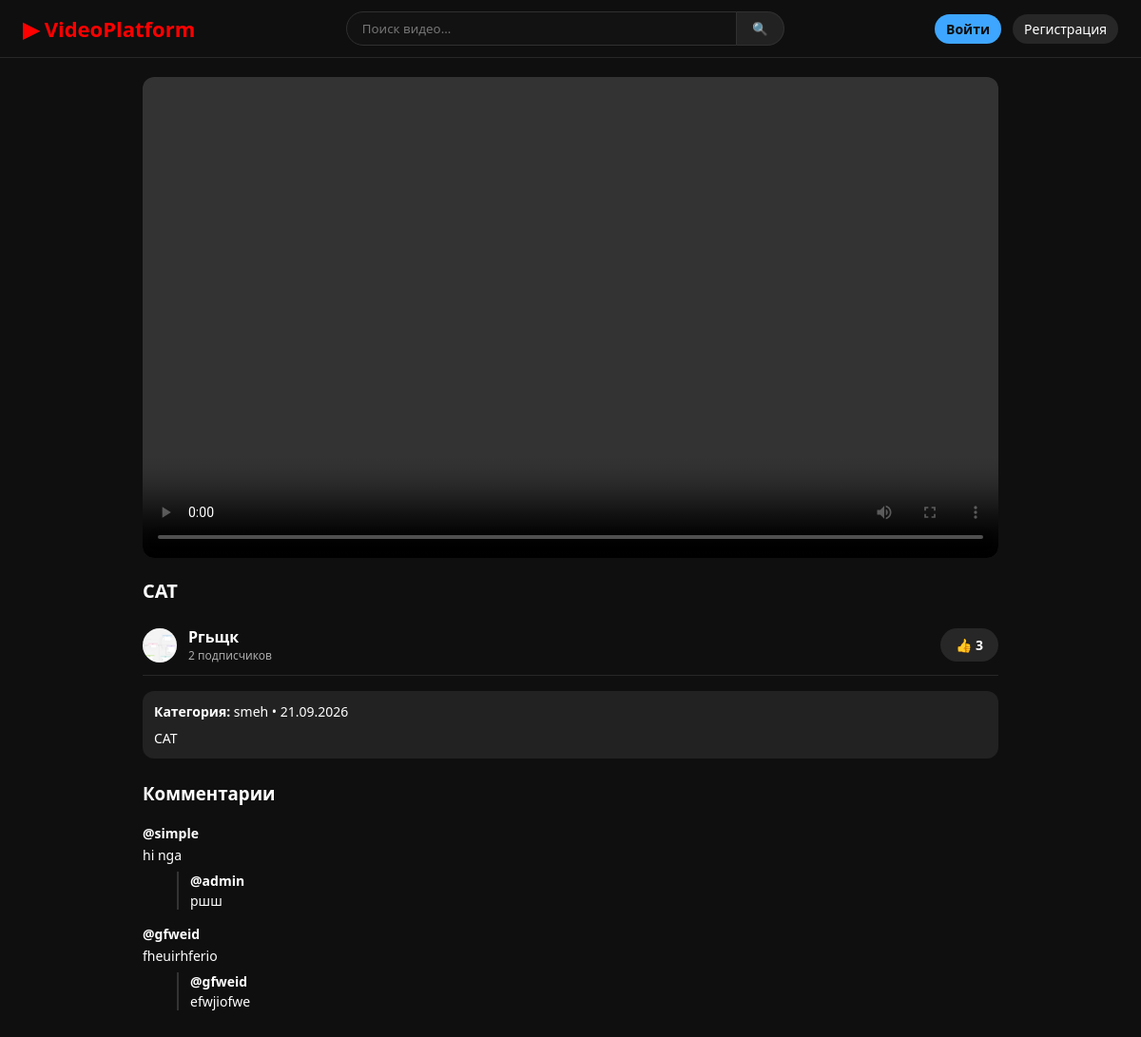
The page /watch/2/ on the database its author committed.
### myapp/models.py (models this page shows, shortened)
class Video(models.Model):
    title = models.CharField(max_length=255)
    description = models.TextField(null=True, blank=True)
    thumbnail = models.ImageField(upload_to='thumbnails/')
    video_file = models.FileField(upload_to='videos/')
    views_count = models.PositiveIntegerField(default=0)
    category = models.ForeignKey(Category, on_delete=models.SET_NULL, null=True, blank=True, related_name='videos')
    channel = models.ForeignKey(Channel, on_delete=models.CASCADE, related_name='videos')
    created_at = models.DateTimeField(auto_now_add=True)

class Channel(models.Model):
    title = models.CharField(max_length=255)
    description = models.TextField(null=True, blank=True)
    avatar = models.ImageField(upload_to='channel_avatars/')
    owner = models.ForeignKey(User, on_delete=models.CASCADE, related_name='channels')
    created_at = models.DateTimeField(auto_now_add=True)

class Category(models.Model):
    name = models.CharField(max_length=100)

class Comment(models.Model):
    user = models.ForeignKey(User, on_delete=models.CASCADE, related_name='comments')
    video = models.ForeignKey(Video, on_delete=models.CASCADE, related_name='comments')
    text = models.TextField()
    comment_id = models.IntegerField(null=True, blank=True)
    created_at = models.DateTimeField(auto_now_add=True)

### myapp/views.py (the view, shortened to what this page needs)
# urls.py: path('watch/<int:video_id>/', watch_view, name='watch'),
def watch_view(request, video_id):
    video = get_object_or_404(Video, id=video_id)
    video.views_count += 1
    video.save()
    recommended_videos = Video.objects.exclude(id=video_id).order_by('-created_at')[:8]
    comments = Comment.objects.filter(video=video).order_by('-created_at')
    likes_count = Like.objects.filter(video=video).count()
    is_following = False
    is_liked = False
    if request.user.is_authenticated:
        is_following = Follow.objects.filter(user=request.user, channel=video.channel).exists()
        is_liked = Like.objects.filter(user=request.user, video=video).exists()
    subscribers_count = Follow.objects.filter(channel=video.channel).count()
    return render(request, 'watch.html', {
        'video': video,
        'recommended_videos': recommended_videos,
        'comments': comments,
        'likes_count': likes_count,
        'is_following': is_following,
        'is_liked': is_liked,
        'subscribers_count': subscribers_count,
    })

### myapp/templates/watch.html (shortened to what this page needs)
{% extends 'base.html' %}
{% block content %}
<div class="watch-container">
    <video class="video-player" controls autoplay>
        <source src="{{ video.video_file.url }}" type="video/mp4">
    </video>
    <div class="video-header">
        <h1 class="video-title">{{ video.title }}</h1>
        <div class="channel-bar">
            <div class="channel-left">
                {% if video.channel.avatar %}
                    <img src="{{ video.channel.avatar.url }}" class="channel-avatar">
                {% endif %}
                <div>
                    <a href="{% url 'channel_detail' video.channel.id %}" style="color:#fff; font-weight:bold; text-decoration:none;">{{ video.channel.title }}</a>
                    <div style="font-size: 12px; color: #aaa;">{{ subscribers_count }} подписчиков</div>
                </div>
            </div>
            {% if user.is_authenticated %}
                <form action="{% url 'toggle_like' video.id %}" method="POST">
                    {% csrf_token %}
                    <button type="submit" class="btn btn-like {% if is_liked %}active{% endif %}">
                        👍 {{ likes_count }}
                    </button>
                </form>
            {% else %}
                <div class="btn btn-like">👍 {{ likes_count }}</div>
            {% endif %}
        </div>
        <div class="description-box">
            <p><strong>Категория:</strong> {{ video.category.name|default:"Без категории" }} • {{ video.created_at|date:"d.m.Y" }}</p>
            <p style="margin-top: 8px;">{{ video.description }}</p>
        </div>
    </div>
    <div class="comments-section">
        <h3>Комментарии</h3>
        <div style="margin-top: 20px;">
            {% for comment in comments %}
                {% if not comment.comment_id %}
                    <div class="comment-item">
                        <strong>@{{ comment.user.username }}</strong>
                        <p style="margin-top: 4px;">{{ comment.text }}</p>
                        {% for reply in comments %}
                            {% if reply.comment_id == comment.id %}
                                <div class="comment-reply">
                                    <strong>@{{ reply.user.username }}</strong>
                                    <p style="margin-top: 2px;">{{ reply.text }}</p>
                                </div>
                            {% endif %}
                        {% endfor %}
                    </div>
                {% endif %}
            {% endfor %}
        </div>
    </div>
</div>
{% endblock %}

### myapp/templates/base.html (style rules this page uses)
* { box-sizing: border-box; margin: 0; padding: 0; font-family: 'Segoe UI', Tahoma, Geneva, Verdana, sans-serif; }
body { background-color: #0f0f0f; color: #fff; }
.channel-avatar { width: 36px; height: 36px; border-radius: 50%; object-fit: cover; background-color: #444; flex-shrink: 0; }

### myapp/templates/watch.html (style rules this page uses)
.watch-container { max-width: 900px; margin: 0 auto; }
.video-player { width: 100%; aspect-ratio: 16/9; background: #000; border-radius: 12px; overflow: hidden; }
.video-header { margin-top: 16px; }
.video-title { font-size: 20px; font-weight: 700; margin-bottom: 12px; }
.channel-bar { display: flex; justify-content: space-between; align-items: center; padding: 12px 0; border-bottom: 1px solid #272727; }
.channel-left { display: flex; align-items: center; gap: 12px; }
.btn { padding: 8px 16px; border-radius: 18px; font-weight: 600; border: none; cursor: pointer; text-decoration: none; font-size: 14px; }
.btn-like { background-color: #272727; color: #fff; display: flex; align-items: center; gap: 6px; }
.description-box { background-color: #222; padding: 12px; border-radius: 12px; margin-top: 16px; font-size: 14px; line-height: 1.4; }
.comments-section { margin-top: 24px; }
.comment-item { margin-bottom: 16px; font-size: 14px; }
.comment-reply { margin-left: 36px; border-left: 2px solid #333; padding-left: 12px; margin-top: 8px; }

### rows shown on the page
Video: title "CAT", channel.avatar (picture), channel "Ргьщк", category.name "smeh", created_at "21.09.2026", description "CAT"
Comment: user.username "simple", text "hi nga"
Comment: user.username "admin", text "ршш"
Comment: user.username "gfweid", text "fheuirhferio"
Comment: user.username "gfweid", text "efwjiofwe"

### other values the page prints
{{ subscribers_count }} "2"
{{ likes_count }} "3"
